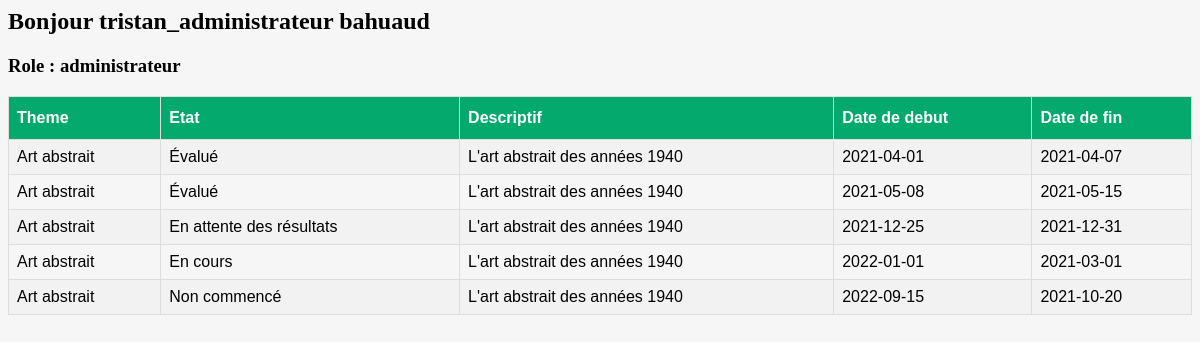
The app's page /utilisateur.php (signed in), older data.
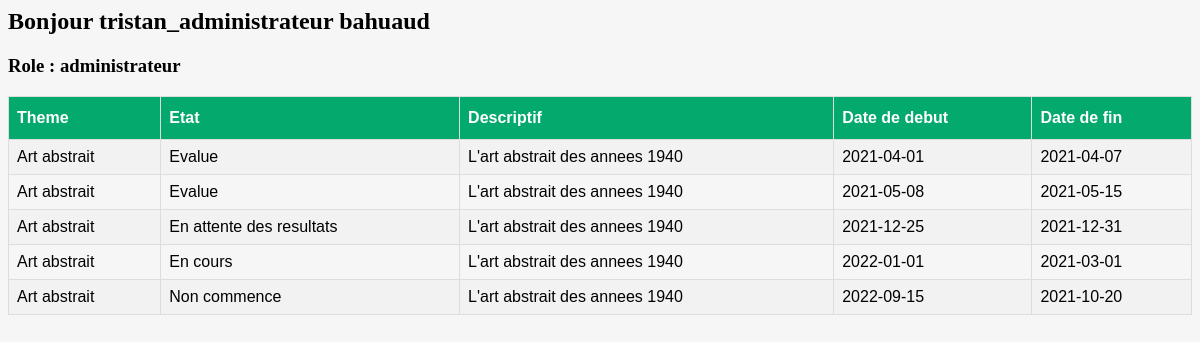
The same page, newer data.
### tables this page shows
CREATE TABLE Utilisateur (
    numUtilisateur  Integer NOT NULL UNIQUE AUTO_INCREMENT,
    nom             Varchar (40) NOT NULL,
    prenom          Varchar (40) NOT NULL,
    role            Varchar (40) NOT NULL,
    adresse         Varchar (100) NOT NULL,
    identifiant     Varchar (100) NOT NULL UNIQUE,
    motDePasse      Varchar (100) NOT NULL,
    age             Integer,
    PRIMARY KEY (numUtilisateur)
);

CREATE TABLE Concours (
    numConcours Integer NOT NULL AUTO_INCREMENT,
    theme Varchar (40) NOT NULL,
    etat Varchar (40) NOT NULL,
    descriptif Varchar (100) NOT NULL,
    dateDebut Date,
    dateFin Date,
    PRIMARY KEY (numConcours)
);

### requetes.php (called while the page is built, shortened)
<?php
     function getUtilisateurById($id) {
        $utilisateur = null;
        try{
            $h="mysql:host=".DB_HOST.";dbname=".DB_NAME;
            $link = new PDO($h, DB_USER, DB_PASS);
            $link->setAttribute(PDO::ATTR_ERRMODE, PDO::ERRMODE_EXCEPTION);
            $sql="SELECT * FROM utilisateur WHERE numUtilisateur =" .$id;
            $sth = $link->prepare($sql);
            $sth->execute();
            $utilisateur = $sth->fetch(PDO::FETCH_ASSOC);
        }
        catch(PDOException $e){
            echo "Erreur : " . $e->getMessage();
        }
        return $utilisateur;
     }
     function getAllConcours() {
        $concours = [];
        try{
            $h="mysql:host=".DB_HOST.";dbname=".DB_NAME;
            $link = new PDO($h, DB_USER, DB_PASS);
            $link->setAttribute(PDO::ATTR_ERRMODE, PDO::ERRMODE_EXCEPTION);
            $sql="SELECT * FROM concours";
            $sth = $link->prepare($sql);
            $sth->execute();
            $concours = $sth->fetchAll(PDO::FETCH_ASSOC);
        }
        catch(PDOException $e){
            echo "Erreur : " . $e->getMessage();
        }
        return $concours;
     }
?>

### utilisateur.php (the view, shortened to what this page needs)
<?php
    include_once("./requetes.php");
    $utilisateur = getUtilisateurById($_SESSION["id_utilisateur"]);
    $nom = $utilisateur["nom"];
    $prenom = $utilisateur["prenom"];
    $role = $utilisateur["role"];
    $concours = getAllConcours();
?>
<html lang="en">
<head>
    <link rel="stylesheet" href="style.css" media="screen" type="text/css" />
</head>
<body>
    <div class="container">
    <h2>Bonjour <?= $nom?> <?= $prenom?></h2>
    <h3>Role : <?= $role?></h3>
    <table id="customers">
        <tr>
            <th>Theme</th>
            <th>Etat</th>
            <th>Descriptif</th>
            <th>Date de debut</th>
            <th>Date de fin</th>
        </tr>
        <?php
            foreach ($concours as $key=>$value) {
                echo '<tr>
                <td>'. $value["theme"] .'</td>
                <td>'. $value["etat"] .'</td>
                <td>'. $value["descriptif"] .'</td>
                <td>'. $value["dateDebut"] .'</td>
                <td>'. $value["dateFin"] .'</td>
                </tr>';
            }
        ?>
    </table>
    </div>
</body>
</html>

### style.css (style rules this page uses)
body { background: #f6f6f6; }
#customers { font-family: Arial, Helvetica, sans-serif; border-collapse: collapse; width: 100%; }
#customers td, #customers th { border: 1px solid #ddd; padding: 8px; }
#customers tr:nth-child(even) { background-color: #f2f2f2; }
#customers th { padding-top: 12px; padding-bottom: 12px; text-align: left; background-color: #04AA6D; color: white; }

Row changes from the older to the newer data that the page shows:
changed concours (number 1 of 5 on the later page): etat "Évalué" → "Evalue"; descriptif "L'art abstrait des années 1940" → "L'art abstrait des annees 1940"
changed concours (number 2 of 5 on the later page): etat "Évalué" → "Evalue"; descriptif "L'art abstrait des années 1940" → "L'art abstrait des annees 1940"
changed concours: etat "En attente des résultats" → "En attente des resultats"; descriptif "L'art abstrait des années 1940" → "L'art abstrait des annees 1940"
changed concours "En cours": descriptif "L'art abstrait des années 1940" → "L'art abstrait des annees 1940"
changed concours: etat "Non commencé" → "Non commence"; descriptif "L'art abstrait des années 1940" → "L'art abstrait des annees 1940"
